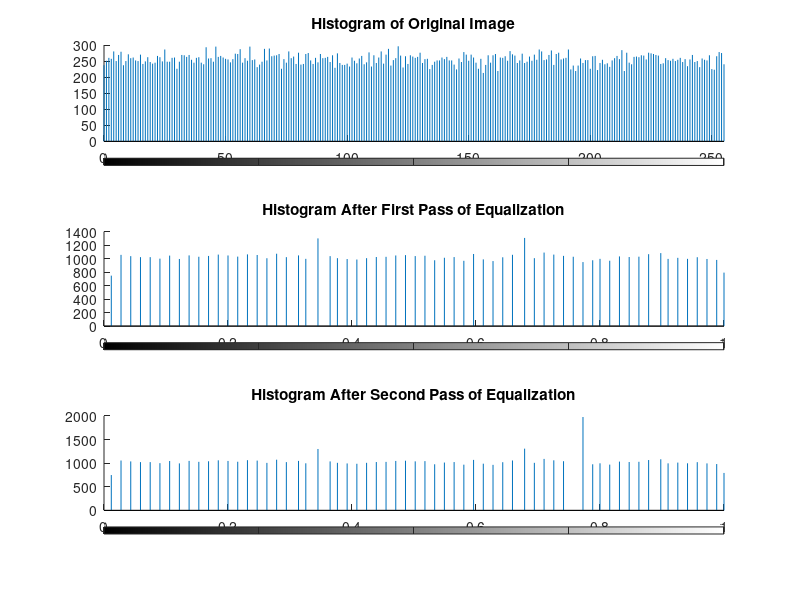

MATLAB code for this plot:
% Generate a random grayscale image
I = randi([0, 255], 256, 256, 'uint8');

% Apply histogram equalization
I_equalized1 = histeq(I);

% Apply histogram equalization a second time
I_equalized2 = histeq(I_equalized1);

% Plot histograms
figure;

% Original image histogram
subplot(3,1,1);
imhist(I);
title('Histogram of Original Image');

% First pass histogram-equalized image
subplot(3,1,2);
imhist(I_equalized1);
title('Histogram After First Pass of Equalization');

% Second pass histogram-equalized image
subplot(3,1,3);
imhist(I_equalized2);
title('Histogram After Second Pass of Equalization');